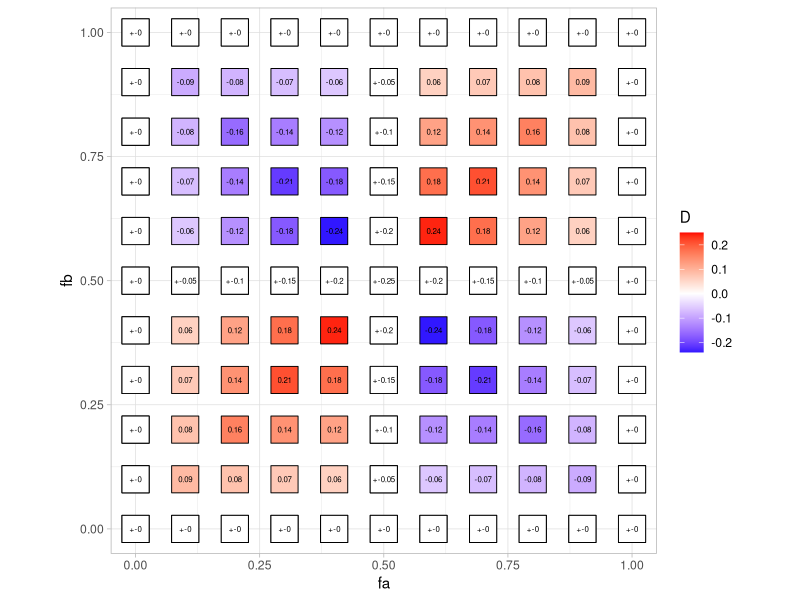

The R script that drew this image:
## ---- chunk 1
library(tidyverse)
## ---- chunk 2
fAB <- c()
faB <- c()
fAb <- c()
fab <- c()
fa  <- c()
fb  <- c()
D   <- c()

for(vfAB in c(0.0, 0.1, 0.2, 0.3, 0.4, 0.5, 0.6, 0.7, 0.8, 0.9, 1.0)){
  for(vfaB in c(0.0, 0.1, 0.2, 0.3, 0.4, 0.5, 0.6, 0.7, 0.8, 0.9, 1.0)){
    for(vfAb in c(0.0, 0.1, 0.2, 0.3, 0.4, 0.5, 0.6, 0.7, 0.8, 0.9, 1.0)){
      for(vfab in c(0.0, 0.1, 0.2, 0.3, 0.4, 0.5, 0.6, 0.7, 0.8, 0.9, 1.0)){
        if(round(vfAB+vfaB+vfAb+vfab, digits = 1) == 1){
          fAB <- c(fAB, vfAB)
          faB <- c(faB, vfaB)
          fAb <- c(fAb, vfAb)
          fab <- c(fab, vfab)
          vfa <- vfaB+vfab
          vfb <- vfAb+vfab
          fa  <- c(fa, vfa)
          fb  <- c(fb, vfb)
          D   <- c(D, vfab - (vfa*vfb))
        }
      }
    }
  }
}

data.frame(fAB, faB,fAb,fab,fa,fb,D) %>%
  head(20)
## ---- chunk 3

data.frame(fAB, faB,fAb,fab,fa,fb,D) %>%
  filter(fa == 0.2, fb == 0.4)
## ---- chunk 4
data.frame(fAB, faB,fAb,fab,fa,fb,D) %>% 
  mutate(fa = round(fa, digits = 2), fb = round(fb, digits = 2)) %>%
  group_by(fa, fb) %>%
  summarize(maxD = round(max(D), digits = 2), minD = round(min(D), digits = 2)) %>%
  mutate(D = ifelse(minD*-1 > maxD, minD, ifelse(minD*-1 < maxD, maxD, maxD)),
         both = ifelse(minD*-1 == maxD, 0, 1)) %>%
  ggplot() +
  geom_point(aes(x = fa, y = fb, fill = D), shape = 22, size = 10) +
  geom_text(aes(x = fa, y = fb, label = round(D, digits = 2)), size = 2) +
  geom_point(data = . %>% filter(both == 0), aes(x = fa, y = fb), fill = "white", shape = 22, size = 10) +
  geom_text(data = . %>% filter(both == 0), aes(x = fa, y = fb, label = paste("+-", round(D, digits = 2), sep = "")), size = 2) +
  scale_fill_gradient2(low = "blue", high = "red", mid = "white", midpoint = 0) +
  theme_light() +
  theme(aspect.ratio = 1)
